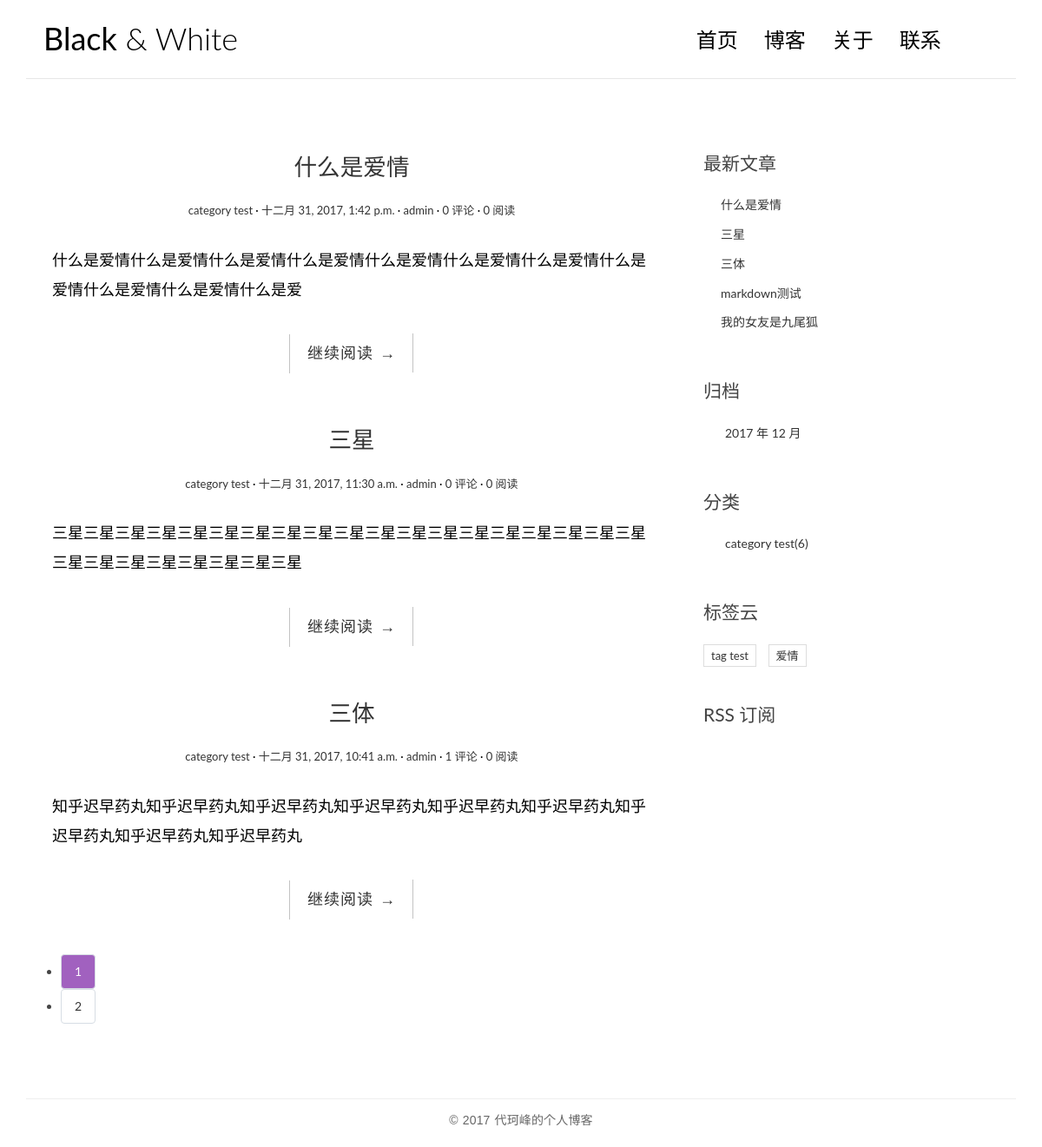
The page / on the database its author committed.
### blog/models.py (models this page shows, shortened)
class Post(models.Model):
    title = models.CharField(max_length=70, verbose_name='标题')
    body = models.TextField(verbose_name='正文')
    created_time = models.DateTimeField(verbose_name='创建时间')
    modified_time = models.DateTimeField(verbose_name='更新时间')
    excerpt = models.CharField(max_length=200, blank=True, verbose_name='摘要')
    category = models.ForeignKey(Category, verbose_name='分类')
    tags = models.ManyToManyField(Tag, blank=True, verbose_name='标签')
    author = models.ForeignKey(User, verbose_name='作者')
    views = models.PositiveIntegerField(default=0)
    def get_absolute_url(self):
        return reverse('blog:detail', kwargs={'pk': self.pk})
    class Meta:
        verbose_name = verbose_name_plural = '文章'
        ordering = ['-created_time']

class Category(models.Model):
    name = models.CharField(max_length=100, verbose_name='分类')
    def __str__(self):
        return self.name
    class Meta:
        verbose_name = verbose_name_plural = '分类'

class Tag(models.Model):
    name = models.CharField(max_length=70, verbose_name='标签')
    class Meta:
        verbose_name = verbose_name_plural = '标签'

### blog/views.py (the view, shortened to what this page needs)
# urls.py: url(r'^$', views.IndexView.as_view(), name='index'),
class IndexView(ListView):
    model = Post
    template_name = 'blog/index.html'
    context_object_name = 'post_list'
    paginate_by = 3
    def get_context_data(self, **kwargs):
        context = super().get_context_data(**kwargs)
        paginator = context.get('paginator')
        page = context.get('page_obj')
        is_paginated = context.get('is_paginated')
        pagination_data = self.pagination_data(paginator, page, is_paginated)
        context.update(pagination_data)
        return context
    def pagination_data(self, paginator, page, is_paginated):
        if not is_paginated:
            return {}
        left = []
        right = []
        left_has_more = False
        right_has_more = False
        first = False
        last = False
        page_number = page.number
        total_pages = paginator.num_pages
        page_range = paginator.page_range
        if page_number == 1:
            right = page_range[page_number:page_number + 2]
            if right[-1] < total_pages - 1:
                right_has_more = True
            if right[-1] < total_pages:
                last = True
        elif page_number == total_pages:
            left = page_range[(page_number - 3) if (page_number - 3) > 0 else 0:page_number - 1]
            if left[0] > 2:
                left_has_more = True
            if left[0] > 1:
                first = True
        data = {
            'left': left,
            'right': right,
            'left_has_more': left_has_more,
            'right_has_more': right_has_more,
            'first': first,
            'last': last,
        }
        return data

### blog/templatetags/blog_tags.py (called while the page is built)
@register.simple_tag
def get_recent_posts(num=5):
    return Post.objects.all().order_by('-created_time')[:num]

@register.simple_tag
def archives():
    return Post.objects.dates('created_time', 'month', order='DESC')

@register.simple_tag
def get_categories():
    return Category.objects.annotate(num_posts=Count('post')).filter(num_posts__gt=0)

@register.simple_tag
def get_tags():
    return Tag.objects.annotate(num_posts=Count('post')).filter(num_posts__gt=0)

### templates/blog/index.html (shortened to what this page needs)
{% extends 'base.html' %}
    {% block main %}
        {% for post in post_list %}
            <article class="post post-{{ post.pk }}">
                <header class="entry-header">
                    <h1 class="entry-title">
                        <a href="{{ post.get_absolute_url }}">{{ post.title }}</a>
                    </h1>
                    <div class="entry-meta">
                        <span class="post-category"><a href="#">{{ post.category }}</a></span>
                        <span class="post-date"><a href="#"><time class="entry-date"
                                                                  datetime="{{ post.created_time }}">{{ post.created_time }}</time></a></span>
                        <span class="post-author"><a href="#">{{ post.author }}</a></span>
                        <span class="comments-link"><a href="#">{{ post.comment_set.count }} 评论</a></span>
                        <span class="views-count"><a href="#">{{ post.views }} 阅读</a></span>
                    </div>
                </header>
                <div class="entry-content clearfix">
                    {{ post.excerpt }}
                    <div class="read-more cl-effect-14">
                        <a href="{{ post.get_absolute_url }}" class="more-link">继续阅读 <span class="meta-nav">→</span></a>
                    </div>
                </div>
            </article>
        {% endfor %}
        {% if is_paginated %}
        <div class="pagination">
            <ul>
                <li class="current"><a class="current-page" href="?page={{ page_obj.number }}" >{{ page_obj.number }}</a></li>
                {% if right %}
                    {% for i in right %}
                        <li><a href="?page={{ i }}">{{ i }}</a></li>
                    {% endfor %}
                {% endif %}
            </ul>
        </div>
    {% endif %}
    {% endblock main %}

### templates/base.html (shortened to what this page needs)
<!DOCTYPE html>
{% load staticfiles %}
{% load blog_tags %}
<html>
<head>
    <link rel="stylesheet" href="http://code.ionicframework.com/ionicons/2.0.1/css/ionicons.min.css">
    <link rel="stylesheet" href="{% static 'blog/css/bootstrap.min.css' %}">
    <link rel="stylesheet" href="{% static 'blog/css/pace.css' %}">
    <link rel="stylesheet" href="{% static 'blog/css/custom.css' %}">
    <link rel="stylesheet" href="{% static 'blog/css/highlights/github.css' %}">
</head>
<body>
<div class="container">
    <header id="site-header">
        <div class="row">
            <div class="col-md-4 col-sm-5 col-xs-8">
                <div class="logo">
                    <h1><a href="{% url 'blog:index' %}"><b>Black</b> &amp; White</a></h1>
                </div>
            </div>
            <div class="col-md-8 col-sm-7 col-xs-4">
                <nav class="main-nav" role="navigation">
                    <div class="collapse navbar-collapse" id="bs-example-navbar-collapse-1">
                        <ul class="nav navbar-nav navbar-right">
                            <li class="cl-effect-11"><a href="{% url 'blog:index' %}" data-hover="首页">首页</a></li>
                            <li class="cl-effect-11"><a href="full-width.html" data-hover="博客">博客</a></li>
                            <li class="cl-effect-11"><a href="about.html" data-hover="关于">关于</a></li>
                            <li class="cl-effect-11"><a href="contact.html" data-hover="联系">联系</a></li>
                        </ul>
                    </div>
                </nav>
            </div>
        </div>
    </header>
</div>
<div class="content-body">
    <div class="container">
        <div class="row">
            <main class="col-md-8">
                {% block main %}
                {% endblock main %}
            </main>
            <aside class="col-md-4">
                <div class="widget widget-recent-posts">
                    <h3 class="widget-title">最新文章</h3>
                    {% get_recent_posts as recent_post_list %}
                    <ul>
                        {% for post in recent_post_list %}
                            <li>
                                <a href="{{ post.get_absolute_url }}">{{ post.title }}</a>
                            </li>
                        {% empty %}
                        暂无文章!
                        {% endfor %}
                    </ul>
                </div>
                <div class="widget widget-archives">
                    <h3 class="widget-title">归档</h3>
                    {% archives as date_list %}
                    <ul>
                        {% for date in date_list %}
                        <li>
                            <a href="{% url 'blog:archives' date.year date.month %}">{{ date.year }} 年 {{ date.month }} 月</a>
                        </li>
                        {% empty %}
                        暂无归档!
                        {% endfor %}
                    </ul>
                </div>
                <div class="widget widget-category">
                    <h3 class="widget-title">分类</h3>
                    {% get_categories as category_list %}
                    <ul>
                        {% for category in category_list %}
                        <li>
                            <a href="{% url 'blog:category' category.pk %}">{{ category.name }}<span class="post-count">({{ category.num_posts }})</span></a>
                        </li>
                        {% empty %}
                        暂无分类!
                        {% endfor %}
                    </ul>
                </div>
                <div class="widget widget-tag-cloud">
                    <h3 class=" widget-title">标签云</h3>
                    {% get_tags as tag_list %}
                    <ul>
                        {% for tag in tag_list %}
                        <li>
                            <a href="{% url 'blog:tag' tag.pk %}">{{ tag.name }}</a>
                        </li>
                        {% empty %}
                        暂无标签!
                        {% endfor %}
                    </ul>
                </div>
                <div class="rss">
                    <a href="{% url 'rss' %}"> RSS 订阅</a>
                </div>
            </aside>
        </div>
    </div>
</div>
<footer id="site-footer">
    <div class="container">
        <div class="row">
            <div class="col-md-12">
                <p class="copyright">
                    &copy 2017 代珂峰的个人博客
                </p>
            </div>
        </div>
    </div>
</footer>
</body>
</html>

### rows shown on the page
Post: title "什么是爱情", category "category test", created_time "十二月 31, 2017, 1:42 p.m.", author "admin", comment_set.count "0", views "0", excerpt "什么是爱情什么是爱情什么是爱情什么是爱情什么是爱情什么是爱情什么是爱情什么是爱情什么是爱情什么是爱情什么是爱"
Post: title "三星", category "category test", created_time "十二月 31, 2017, 11:30 a.m.", author "admin", comment_set.count "0", views "0", excerpt "三星三星三星三星三星三星三星三星三星三星三星三星三星三星三星三星三星三星三星三星三星三星三星三星三星三星三星"
Post: title "三体", category "category test", created_time "十二月 31, 2017, 10:41 a.m.", author "admin", comment_set.count "1", views "0", excerpt "知乎迟早药丸知乎迟早药丸知乎迟早药丸知乎迟早药丸知乎迟早药丸知乎迟早药丸知乎迟早药丸知乎迟早药丸知乎迟早药丸"
Post: title "markdown测试"
Post: title "我的女友是九尾狐"
Category: name "category test", num_posts "6"
Tag: name "tag test"
Tag: name "爱情"

### other values the page prints
{{ page_obj.number }} "1"
{{ i }} "2"
{{ date.year }} "2017"
{{ date.month }} "12"
